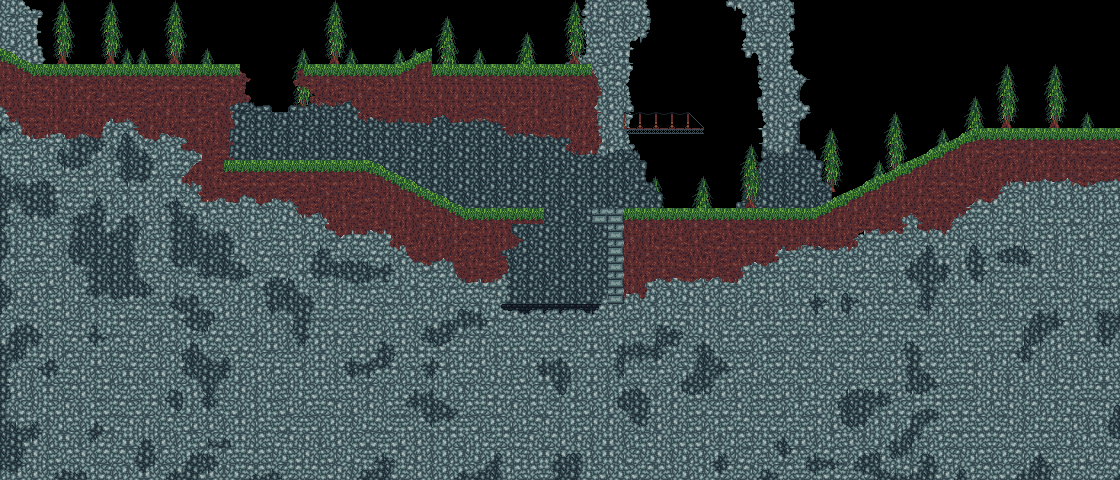

This game map was drawn from its Tiled (.tmx) file and the tilesets committed beside it. A one-line description and the trimmed map source follow:
An orthogonal 70x30 tile map with 16x16 px tiles, 6 tile layers (Tile Layer 6, Tile Layer 5, Tile Layer 3, Tile Layer 2, ...), 3 tilesets and 55 objects.

<map version="1.10" tiledversion="1.10.2" orientation="orthogonal" renderorder="right-down" width="70" height="30" tilewidth="16" tileheight="16" infinite="0" nextlayerid="28" nextobjectid="220">
 <properties>
  <property name="defaultZoom" type="float" value="0.15" />
 </properties>
 <tileset firstgid="1" source="../tilesets/mergedTextures.tsx" />
 <tileset firstgid="41" source="../tilesets/terrain.tsx" />
 <tileset firstgid="149" source="../tilesets/decor.tsx" />
 <layer id="26" name="Tile Layer 6" width="70" height="30" parallaxx="0.9">
  <data>[2100 cells, 104 non-empty, 8 distinct tile ids]</data>
 </layer>
 <objectgroup id="27" name="Hints">
  <object id="219" x="208" y="32" width="16" height="16">
   <properties>
    <property name="button" value="Y" />
    <property name="showDist" type="float" value="20" />
   </properties>
  </object>
 </objectgroup>
 <layer id="25" name="Tile Layer 5" width="70" height="30" parallaxx="0.95">
  <data>[2100 cells, 104 non-empty, 8 distinct tile ids]</data>
 </layer>
 <layer id="21" name="Tile Layer 3" width="70" height="30">
  <data>[2100 cells, 1046 non-empty, 5 distinct tile ids]</data>
 </layer>
 <layer id="20" name="Tile Layer 2" width="70" height="30">
  <data>[2100 cells, 1357 non-empty, 19 distinct tile ids]</data>
 </layer>
 <layer id="19" name="Tile Layer 1" width="70" height="30">
  <data>[2100 cells, 399 non-empty, 24 distinct tile ids]</data>
 </layer>
 <layer id="22" name="Tile Layer 4" width="70" height="30">
  <data>[2100 cells, 161 non-empty, 18 distinct tile ids]</data>
 </layer>
 <objectgroup id="3" name="LevelCollision" visible="0">
  <object id="144" x="0" y="0" width="32" height="80" />
  <object id="150" x="32" y="64" width="208" height="16" />
  <object id="151" x="208" y="80" width="16" height="80" />
  <object id="152" x="208" y="160" width="158" height="16" />
  <object id="153" x="304" y="64" width="288" height="16" />
  <object id="157" x="592" y="208" width="16" height="16" />
  <object id="158" x="624" y="208" width="256" height="16" />
  <object id="159" x="494" y="224" width="18" height="80" />
  <object id="160" x="496" y="304" width="128" height="16" />
  <object id="161" x="608" y="224" width="16" height="80" />
  <object id="162" x="366" y="160">
   <polygon points="0,0 128,64 128,80 0,16" />
  </object>
  <object id="163" x="448" y="208" width="96" height="16" />
  <object id="164" x="592" y="0" width="32" height="144" />
  <object id="166" x="624" y="128" width="80" height="16" />
  <object id="167" x="816" y="208">
   <polygon points="0,0 160,-80 176,-80 176,-64 32,0" />
  </object>
  <object id="168" x="992" y="128" width="128" height="16" />
  <object id="169" x="768" y="0" width="16" height="144" />
  <object id="170" x="432" y="49">
   <polygon points="0,0 -32,16 0,16" />
  </object>
 </objectgroup>
 <objectgroup id="10" name="CameraModes" visible="0">
  <object id="215" x="208" y="0" width="224" height="192">
   <properties>
    <property name="cameramode" value="center" />
    <property name="targetzoom" type="float" value="0.2" />
   </properties>
  </object>
  <object id="216" x="432" y="132" width="192" height="192">
   <properties>
    <property name="cameramode" value="center" />
    <property name="targetzoom" type="float" value="0.2" />
   </properties>
  </object>
  <object id="217" x="624" y="48" width="224" height="192">
   <properties>
    <property name="cameramode" value="center" />
    <property name="targetzoom" type="float" value="0.2" />
   </properties>
  </object>
 </objectgroup>
 <objectgroup id="9" name="PuzzleObjects">
  <object id="173" x="240" y="16" width="64" height="64">
   <properties>
    <property name="activators" value="3" />
    <property name="deactivateAfterSeconds" type="float" value="0" />
    <property name="defaultActivated" type="bool" value="false" />
    <property name="flipped" type="bool" value="false" />
    <property name="loopAnimation" type="bool" value="false" />
    <property name="permanentlyActivated" type="bool" value="false" />
    <property name="puzzlePieceId" type="int" value="0" />
    <property name="textureFilePath" value="textures/bridge.png" />
    <property name="time" type="float" value="5" />
    <property name="type" value="PuzzleListener" />
   </properties>
  </object>
  </objectgroup>
 <objectgroup id="11" name="DialogueObjects" visible="0" />
 <objectgroup id="4" name="EntitySpawner" visible="0">
  <!-- 3 objects omitted --></objectgroup>
 <objectgroup id="5" name="LevelSwitch" visible="0">
  <!-- 1 objects omitted --></objectgroup>
</map>
<!-- 32 of 55 objects omitted -->
